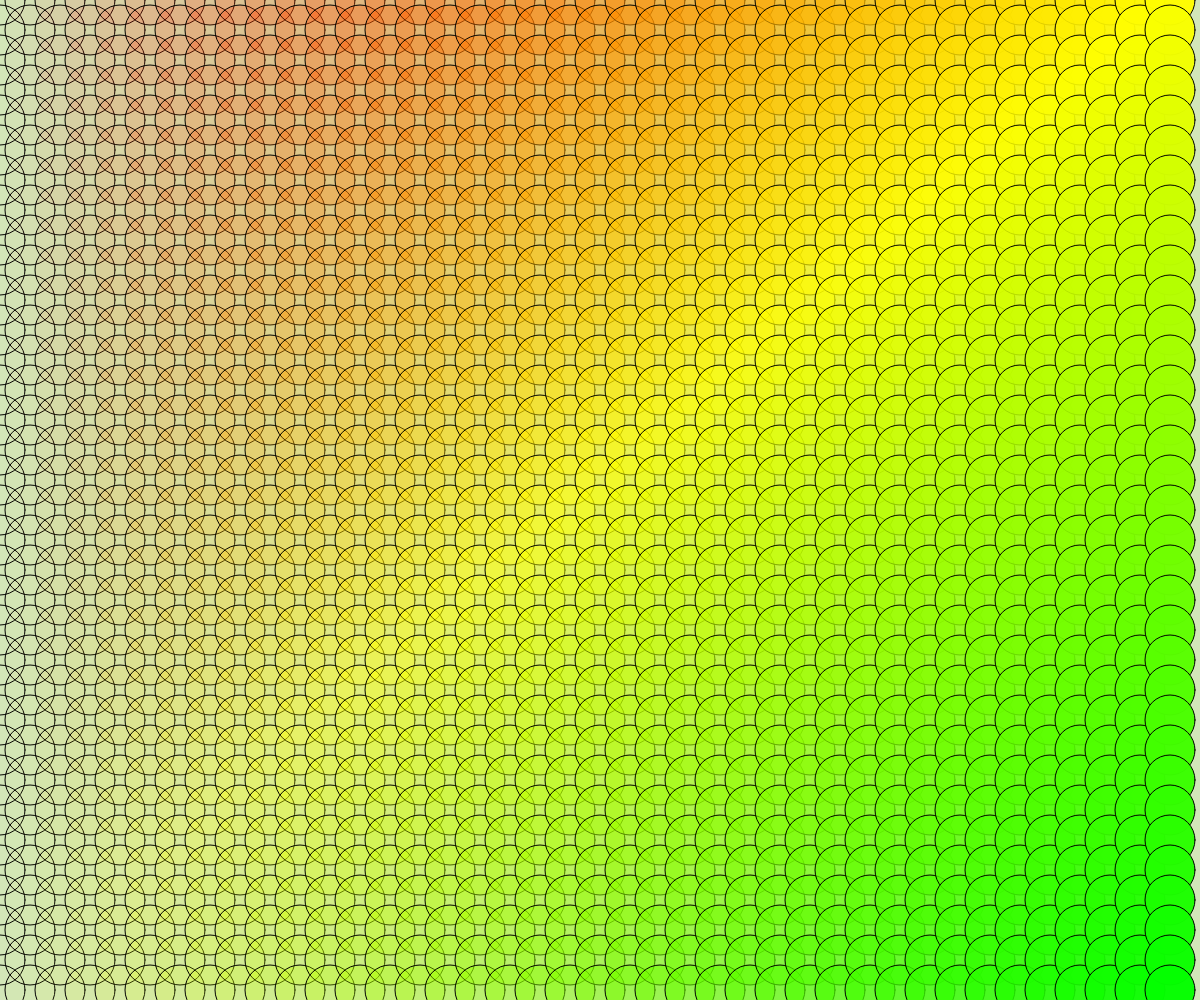
Frame 1 (no input)
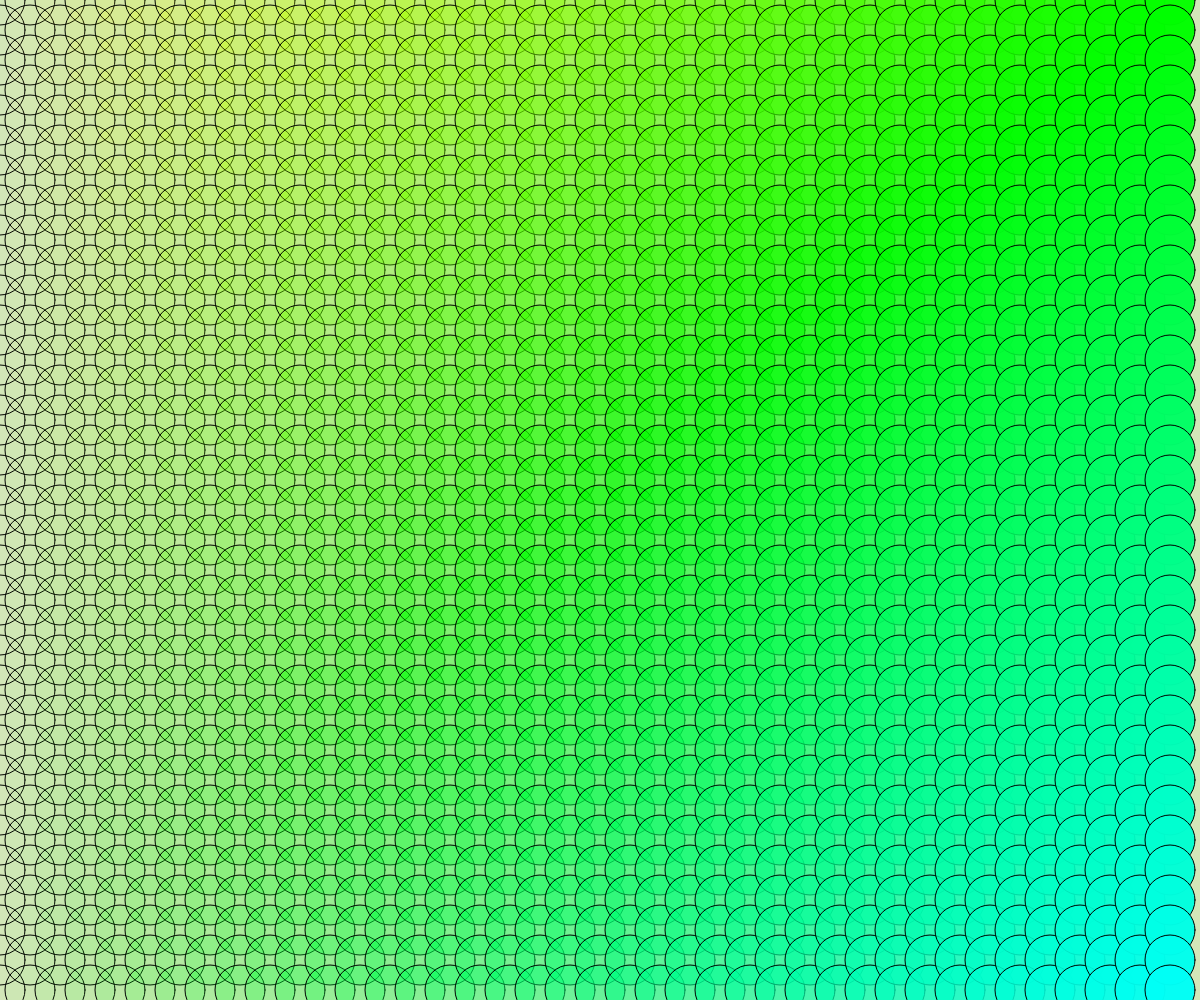
Frame 60 (no input)
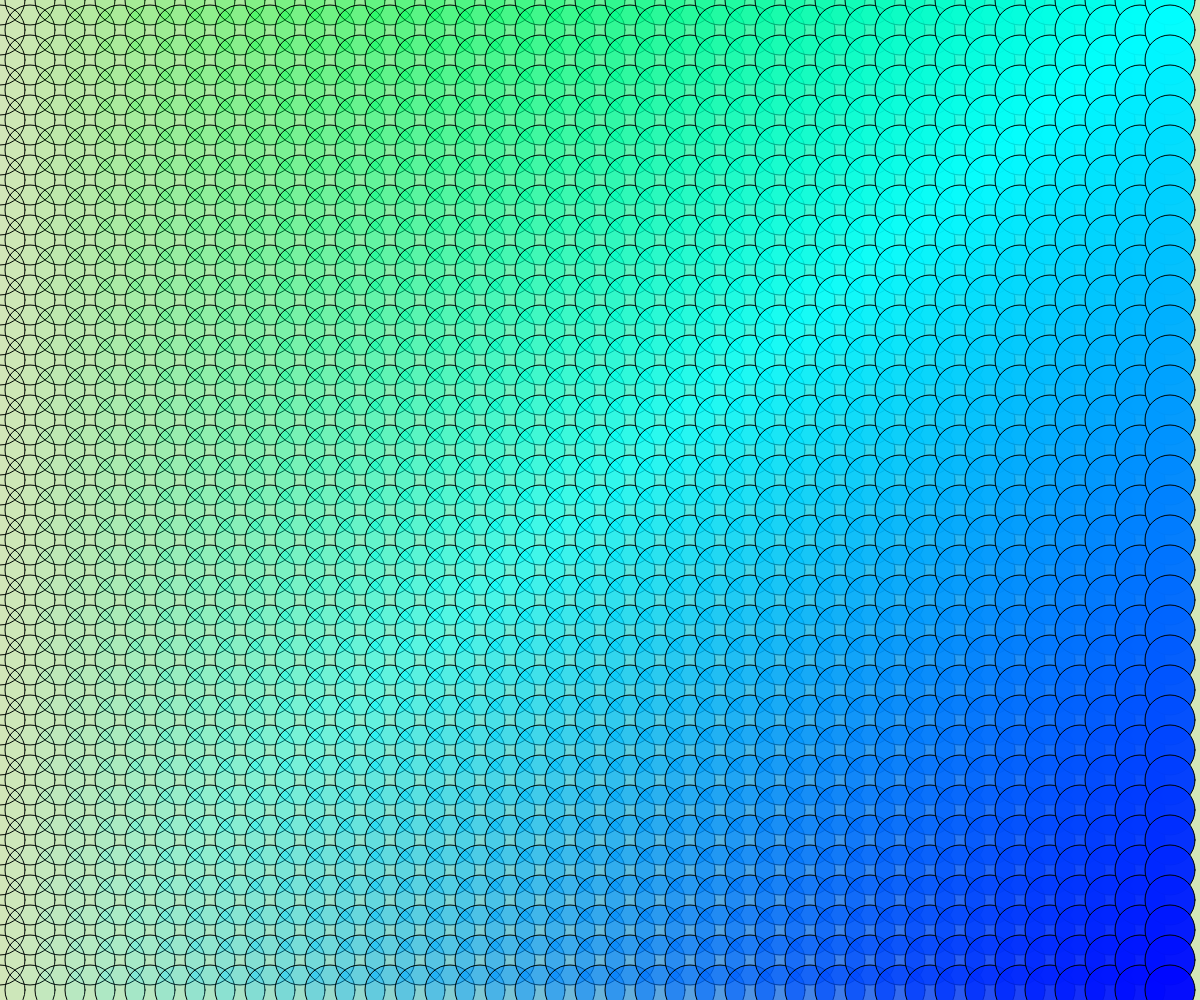
Frame 120 (the mouse pressed at the canvas centre since frame 60)

The p5.js sketch that drew these frames (run headless with seeded random() and noise() and a simulated clock; from frame 60 on, the mouse is pressed at the canvas centre):

// p5.js sketch
// ── sketch.js
function setup() {
  createCanvas(windowWidth, windowHeight);
  colorMode(HSB,360,100,100,1);
}

function draw() {
  background(85,20,90);
  for (let i = 0; i < width; i+=30) {
    for (let j = 0; j < height; j+=30) {
     var clr = color((frameCount+i/width*60+j/height*60)%360,100,100);
     clr.setAlpha(i/width);
     fill(clr);
     ellipse(i, j, 50, 50);
    }
  }
}
